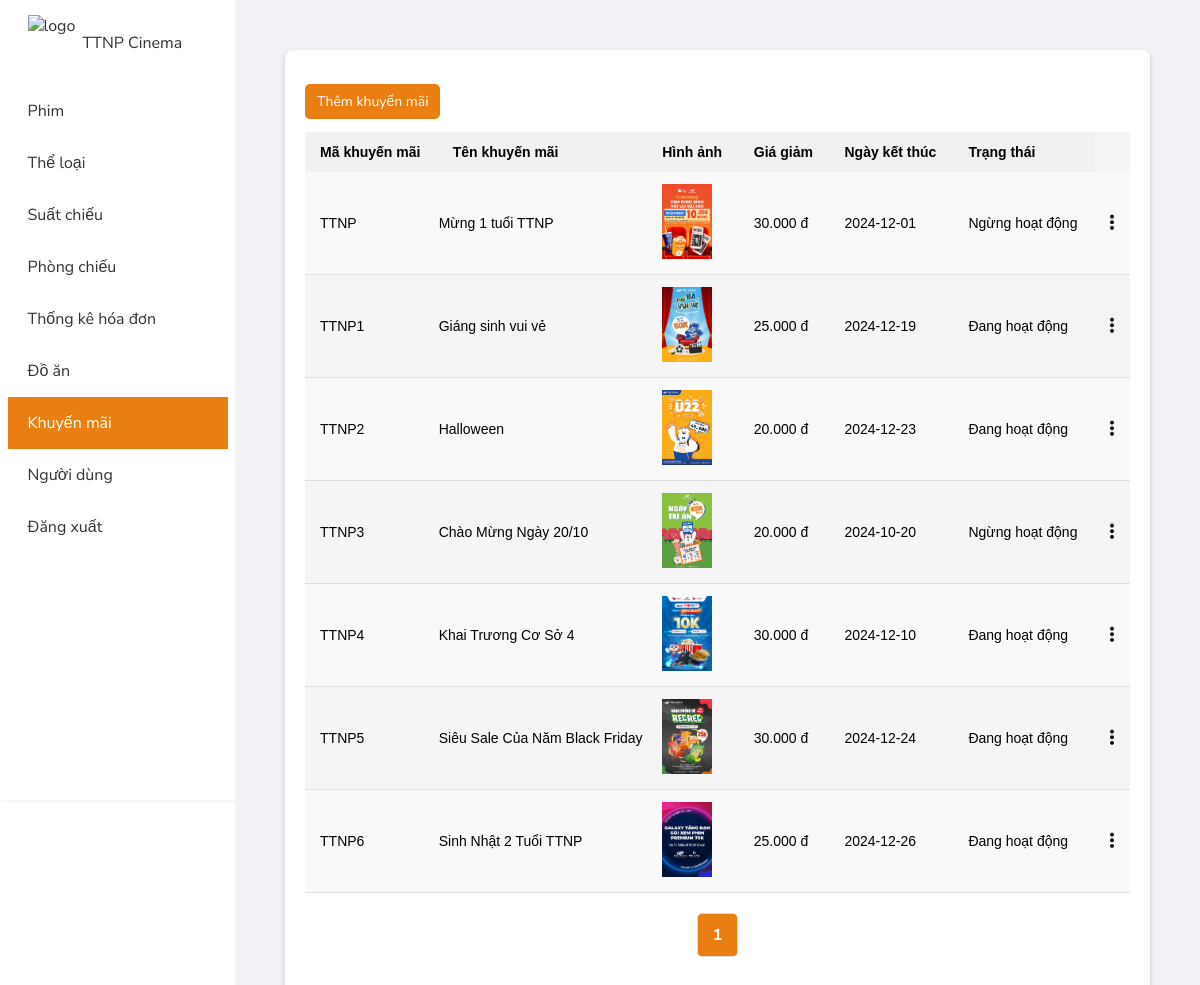
The page /admin.php?option=discount (signed in) on the database its author committed.
### tables this page shows
CREATE TABLE `discount` (
  `discount_id` varchar(10) NOT NULL,
  `discount_title` varchar(255) NOT NULL,
  `discount_img` varchar(255) NOT NULL,
  `discount_price` float NOT NULL,
  `status` tinyint(4) NOT NULL,
  `endDate` date NOT NULL
);

### admin.php (the view, shortened to what this page needs)
<?php
require_once("connect/connection.php");
$option = $_REQUEST['option'] ?? '';
$searchCondition = "";
?>
<!DOCTYPE html>
<html lang="en">
<head>
    <link rel="stylesheet" href="https://cdnjs.cloudflare.com/ajax/libs/font-awesome/6.6.0/css/all.min.css">
    <link rel="stylesheet" href="./assets/css/admin/styles.css">
</head>
<body>
    <main>
        <div class="container d-flex">
                <div class="sidebar">
                    <div class="inner-sidebar">
                        <a href="admin.php" class=""><img src="./logo.png" alt="logo">TTNP Cinema</a>
                        <a href="?option=movie" class="menu-item <?php if($option === "movie") echo "active";?>" id="movie">Phim</a>
                        <a href="?option=genre" class="menu-item <?php if($option === "genre") echo "active";?>" id="genre">Thể loại</a>
                        <a href="?option=schedule" class="menu-item <?php if($option === "schedule") echo "active";?>" id="schedule">Suất chiếu</a>
                        <a href="?option=room" class="menu-item <?php if($option === "room") echo "active";?>" id="room">Phòng chiếu</a>
                        <a href="?option=invoices" class="menu-item <?php if($option === "invoices") echo "active";?>" id="invoices">Thống kê hóa đơn</a>
                        <a href="?option=food" class="menu-item <?php if($option === "food") echo "active";?>" id="product">Đồ ăn</a>
                        <a href="?option=discount" class="menu-item <?php if($option === "discount") echo "active";?>" id="discount">Khuyến mãi</a>
                        <a href="?option=user" class="menu-item <?php if($option === "user") echo "active";?>" id="website">Người dùng</a>
                        <a href="./login/logout.php" class="menu-item" id="website">Đăng xuất</a>
                    </div>
                </div>
                <div class="content">
                    <?php if ($option === "discount"): ?>
                    <?php
                    $recordsPerPage = 8;
                    $currentPage = isset($_GET['page']) ? (int)$_GET['page'] : 1;
                    $offset = ($currentPage - 1) * $recordsPerPage;
                    $countSql = "SELECT COUNT(*) as total
                                FROM discount";
                    $countResult = $conn->query($countSql);
                    $totalRecords = $countResult->fetch_assoc()['total'];
                    $totalPages = ceil($totalRecords / $recordsPerPage);
                    ?>
                    <form action="admin.php?option=<?php echo $option;?>" method="post">
                        <div class="inner-content">
                            <div class="function">
                                <div class="function-add-film">
                                    <a href = "./admin/manage_discount/add_discount.php" class="add-movie-button">Thêm khuyến mãi</a>
                                </div>
                            </div>
                            <div class="table-content">
                                <form action="">
                                    <table class="movie-table">
                                        <tr class="table-header">
                                            <th class="movie-id-header">Mã khuyến mãi</th>
                                            <th class="movie-name-header">Tên khuyến mãi</th>
                                            <th class="movie-name-header">Hình ảnh</th>
                                            <th class="movie-tag-header">Giá giảm</th>
                                            <th class="movie-duration-header">Ngày kết thúc</th>
                                            <th class="movie-duration-header">Trạng thái</th>
                                        </tr>
                                        <?php
                                            $sql = "SELECT * FROM discount
                                            {$searchCondition}
                                            LIMIT $offset, $recordsPerPage";
                                            $result = $conn->query($sql);
                                            while ($row = $result->fetch_assoc()):
                                        ?>
                                        <tr class="table-row">
                                            <td class="movie-id"><?php echo $row['discount_id']; ?></td>
                                            <td class=""><?php echo $row['discount_title']; ?></td>
                                            <td class="movie-tag"><img src="assets/image/image_discount/<?php echo $row['discount_img']; ?>" alt="anh" class="movie-img"></td>
                                            <td class="movie-duration"><?php echo number_format($row['discount_price'], 0, ',', '.') . ' đ'; ?></td>
                                            <td class="movie-duration"><?php echo $row['endDate']; ?></td>
                                            <td class="movie-duration"><?php
                                                    if ($row['status'] == 1) {
                                                        echo 'Đang hoạt động';
                                                    } else {
                                                        echo 'Ngừng hoạt động';
                                                    }
                                                ?></td>
                                            <td class="movie-action">
                                                <div class="action-menu">
                                                    <span class="action-button"><i class="fa-solid fa-ellipsis-vertical"></i></span>
                                                </div>
                                            </td>
                                        </tr>
                                        <?php endwhile; ?>
                                    </table>
                                </form>
                            </div>
                            <div class="pagination">
                                <?php for ($page = 1; $page <= $totalPages; $page++): ?>
                                    <a href="?option=discount&page=<?php echo $page; ?>"
                                       class="pagination-link <?php if ($page == $currentPage) echo 'active'; ?>">
                                        <?php echo $page; ?>
                                    </a>
                                <?php endfor; ?>
                            </div>
                        </div>
                    </form>
                    <?php endif; ?>
                </div>
            </div>
    </main>
</body>
</html>

### assets/css/admin/styles.css (style rules this page uses)
:root { --primary-color: #e97f12; }
*,::before,::after { margin: 0; box-sizing: border-box; }
html { font-size: 62.5%; }
body { font-size: 1.6rem; font-family: "Nunito Sans",sans-serif; }
a { text-decoration: none; }
.d-flex { display: flex; }
.container { width: auto; }
.sidebar { display: flex; justify-content: center; width: 250px; height: 100vh; background-color: white; box-shadow: 2px 0 5px rgba(0, 0, 0, 0.1); }
.sidebar img { height: 55px; width: 55px; }
.sidebar a { display: flex; align-items: center; width: 220px; padding: 15px 20px; text-decoration: none; color: #333; font-size: 16px; transition: background-color 0.3s ease; }
.sidebar a.active { background-color: #e97f12; color: white; }
.content { width: 85%; padding: 50px; background-color: #f0f2f5; }
.inner-content { background-color: white; padding: 20px; border-radius: 8px; box-shadow: 0 2px 5px rgba(0, 0, 0, 0.2); }
.function { display: flex; align-items: center; margin-top: 20px; gap: 10px; }
.add-movie-button { background-color: #e97f12; color: white; border: none; padding: 8px 12px; border-radius: 5px; cursor: pointer; font-size: 14px; }
.table-content { width: 100%; display: flex; justify-content: center; margin-top: 20px; }
.movie-table { width: 100%; border-collapse: collapse; font-family: Arial, sans-serif; font-size: 14px; background-color: #f5f5f5; }
.table-header th { background-color: #f1f1f1; font-weight: bold; padding: 12px 15px; text-align: left; }
.table-row { border-bottom: 1px solid #ddd; }
.table-row:nth-child(even) { background-color: #f9f9f9; }
.movie-id, .movie-tag, .movie-duration, .movie-nation, .movie-release, .movie-category, .movie-action { padding: 12px 15px; }
.movie-img { width: 50px; height: auto; margin-right: 10px; }
.movie-action { position: relative; }
.action-menu { display: inline-block; }
.action-button { cursor: pointer; font-size: 18px; }
.pagination { margin: 20px 0; text-align: center; }
.pagination-link { display: inline-block; padding: 10px 15px; margin: 0 5px; border: 1px solid #ddd; color: #333; text-decoration: none; border-radius: 5px; }
.pagination-link.active { background-color: #e97f12; color: #fff; font-weight: bold; }

### rows shown on the page
discount: discount_id "TTNP", discount_title "Mừng 1 tuổi TTNP", discount_img (picture), discount_price "30.000", endDate "2024-12-01", status "Ngừng hoạt động"
discount: discount_id "TTNP1", discount_title "Giáng sinh vui vẻ", discount_img (picture), discount_price "25.000", endDate "2024-12-19", status "Đang hoạt động"
discount: discount_id "TTNP2", discount_title "Halloween", discount_img (picture), discount_price "20.000", endDate "2024-12-23", status "Đang hoạt động"
discount: discount_id "TTNP3", discount_title "Chào Mừng Ngày 20/10", discount_img (picture), discount_price "20.000", endDate "2024-10-20", status "Ngừng hoạt động"
discount: discount_id "TTNP4", discount_title "Khai Trương Cơ Sở 4", discount_img (picture), discount_price "30.000", endDate "2024-12-10", status "Đang hoạt động"
discount: discount_id "TTNP5", discount_title "Siêu Sale Của Năm Black Friday", discount_img (picture), discount_price "30.000", endDate "2024-12-24", status "Đang hoạt động"
discount: discount_id "TTNP6", discount_title "Sinh Nhật 2 Tuổi TTNP", discount_img (picture), discount_price "25.000", endDate "2024-12-26", status "Đang hoạt động"
